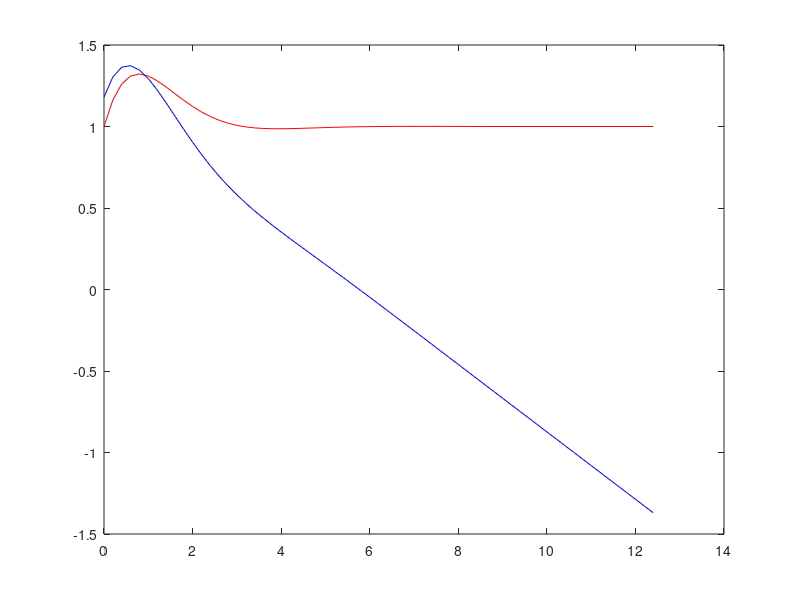

This chart was generated by the following MATLAB code:
h=0.2;
T=4*pi-0.1;
t=0:h:T;
f=exp(-t).*cos(t)+1;
g=exp(-t).*sin(t)+1;
df=exp(-t).*(cos(t)-sin(t));
dg=-exp(-t).*(cos(t)+sin(t));
d2f=-2*exp(-t).*cos(t)+(0.00000000000032*(rand(1,size(t,2))-0.5));
d2g=2*exp(-t).*sin(t)+(0.000000000000000431*(rand(1,size(t,2))-0.5));
f1=-2*cos(t);%+(0.032*sprandsym(1,size(t,2)));
g1=-3*sin(t);%+(0.0231*sprandsym(1,size(t,2)));

subplot(1,2,1)
plot(g,f,'r')
hold on
plot(g1,f1,'g')
hold off

X1=[];
Y1=[];
vk1=1%+0.025;
vk2=1;
for i=1:size(t,2)
    vk1=vk1+(h*d2f(i));
    vk2=vk2+(h*vk1);
    X1=[X1 vk2];
end
vk1=-1;
vk2=2;
for i=1:size(t,2)
    vk1=vk1+(h*d2g(i));
    vk2=vk2+(h*vk1);
    Y1=[Y1 vk2];
end


X2=[];
Y2=[];
vk1=-1;
vk2=2;
for i=2:size(t,2)
    vk1=vk1+(h*d2f(i-1));
    vk2=vk2+(h*vk1);
    X2=[X2 vk2];
end
vk1=-1;
vk2=2;
for i=2:size(t,2)
    vk1=vk1+(h*d2g(i-1));
    vk2=vk2+(h*vk1);
    Y2=[Y2 vk2];
end


X3=[];
Y3=[];
xn1=-1;
xn2=2;
xn=d2f(1)*h^2/4;
xn2=xn1;
xn1=xn;
X3=[X3 xn];
xn=2*xn1+(d2f(2)+2*d2f(1))*h^2/4;
xn2=xn1;
xn1=xn;
X3=[X3 xn];
for n=3:size(t,2)
    xn=2*xn1-xn2+(d2f(n)+2*d2f(n-1)+d2f(n-2))*h^2/4;
    xn2=xn1;
    xn1=xn;
    X3=[X3 xn];
end

xn1=-1;
xn2=2;
xn=d2g(1)*h^2/4;
xn2=xn1;
xn1=xn;
Y3=[Y3 xn];
xn=2*xn1+(d2g(2)+2*d2g(1))*h^2/4;
xn2=xn1;
xn1=xn;
Y3=[Y3 xn];

for n=3:size(t,2)
    xn=2*xn1-xn2+(d2g(n)+2*d2g(n-1)+d2g(n-2))*h^2/4;
    xn2=xn1;
    xn1=xn;
    Y3=[Y3 xn];
end

%%
X4=[];
Y4=[];
vk=0;
xk=1;
ak=0;
vk=1;
for i=1:size(t,2)
    ak1=ak;
    ak=d2f(i);
    vk1=vk;
    vk=vk+(h/2)*(ak+ak1);
    xk=xk+(h/2)*(vk+vk1);
    X4=[X4 xk];
end
vk=0;
xk=2;
ak=0;
vk=-1;

for i=1:size(t,2)
    ak1=ak;
    ak=d2g(i);
    vk1=vk;
    vk=vk+(h/2)*(ak+ak1);
    xk=xk+(h/2)*(vk+vk1);
    Y4=[Y4 xk];
end
%%

subplot(1,2,2)
plot(g,f,'r')
hold on
%plot(Y1,X1,'b')
%plot(Y2,X2,'m')
plot(Y4,X4,'g')
hold off


pause
subplot(1,1,1)
plot(t,f,'r')
hold on
plot(t,Y4,'b')
%plot(Y2,X2,'m')
%plot(Y3,X3,'g')
hold off

pause
subplot(1,1,1)
plot(t,g,'r')
hold on
plot(t,X4,'b')
%plot(Y2,X2,'m')
%plot(Y3,X3,'g')
hold off

